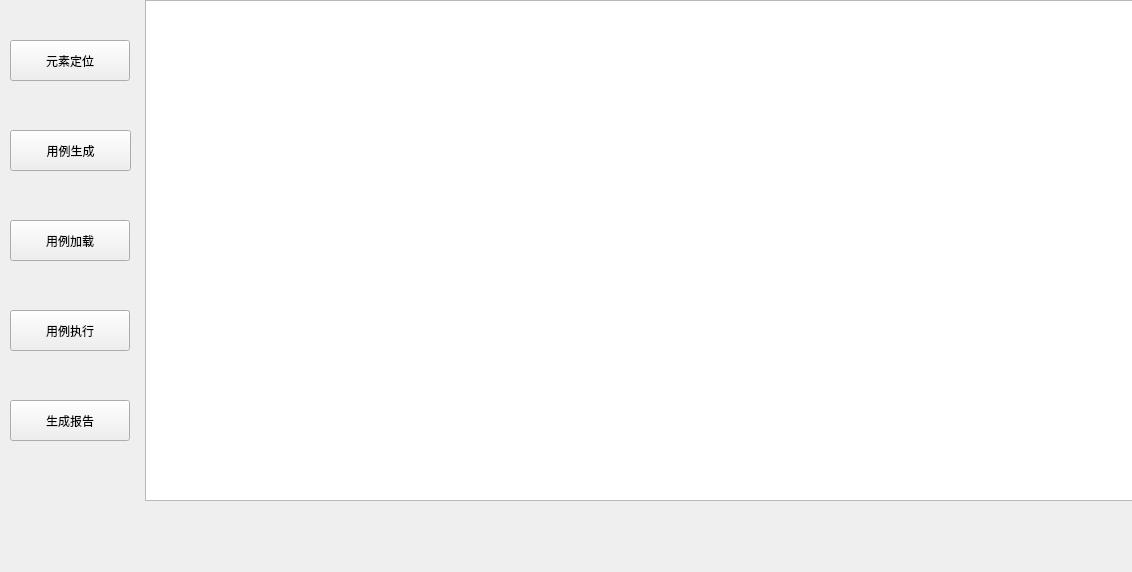
         <widget class="QWidget" name="scrollAreaWidgetContents">
          <property name="geometry">
           <rect>
            <x>0</x>
            <y>0</y>
            <width>1132</width>
            <height>572</height>
           </rect>
          </property>
          <widget class="QTreeView" name="treeView">
           <property name="geometry">
            <rect>
             <x>145</x>
             <y>0</y>
             <width>991</width>
             <height>501</height>
            </rect>
           </property>
          </widget>
          <widget class="QPushButton" name="pushButton">
           <property name="geometry">
            <rect>
             <x>10</x>
             <y>130</y>
             <width>121</width>
             <height>41</height>
            </rect>
           </property>
           <property name="text">
            <string>用例生成</string>
           </property>
           <property name="iconSize">
            <size>
             <width>16</width>
             <height>16</height>
            </size>
           </property>
           <property name="checkable">
            <bool>false</bool>
           </property>
          </widget>
          <widget class="QPushButton" name="pushButton_2">
           <property name="geometry">
            <rect>
             <x>10</x>
             <y>220</y>
             <width>120</width>
             <height>41</height>
            </rect>
           </property>
           <property name="text">
            <string>用例加载</string>
           </property>
          </widget>
          <widget class="QPushButton" name="pushButton_3">
           <property name="geometry">
            <rect>
             <x>10</x>
             <y>310</y>
             <width>120</width>
             <height>41</height>
            </rect>
           </property>
           <property name="text">
            <string>用例执行</string>
           </property>
          </widget>
          <widget class="QPushButton" name="pushButton_4">
           <property name="geometry">
            <rect>
             <x>10</x>
             <y>400</y>
             <width>120</width>
             <height>41</height>
            </rect>
           </property>
           <property name="text">
            <string>生成报告</string>
           </property>
          </widget>
          <widget class="QPushButton" name="pushButton_14">
           <property name="geometry">
            <rect>
             <x>10</x>
             <y>40</y>
             <width>120</width>
             <height>41</height>
            </rect>
           </property>
           <property name="text">
            <string>元素定位</string>
           </property>
          </widget>
         </widget>
